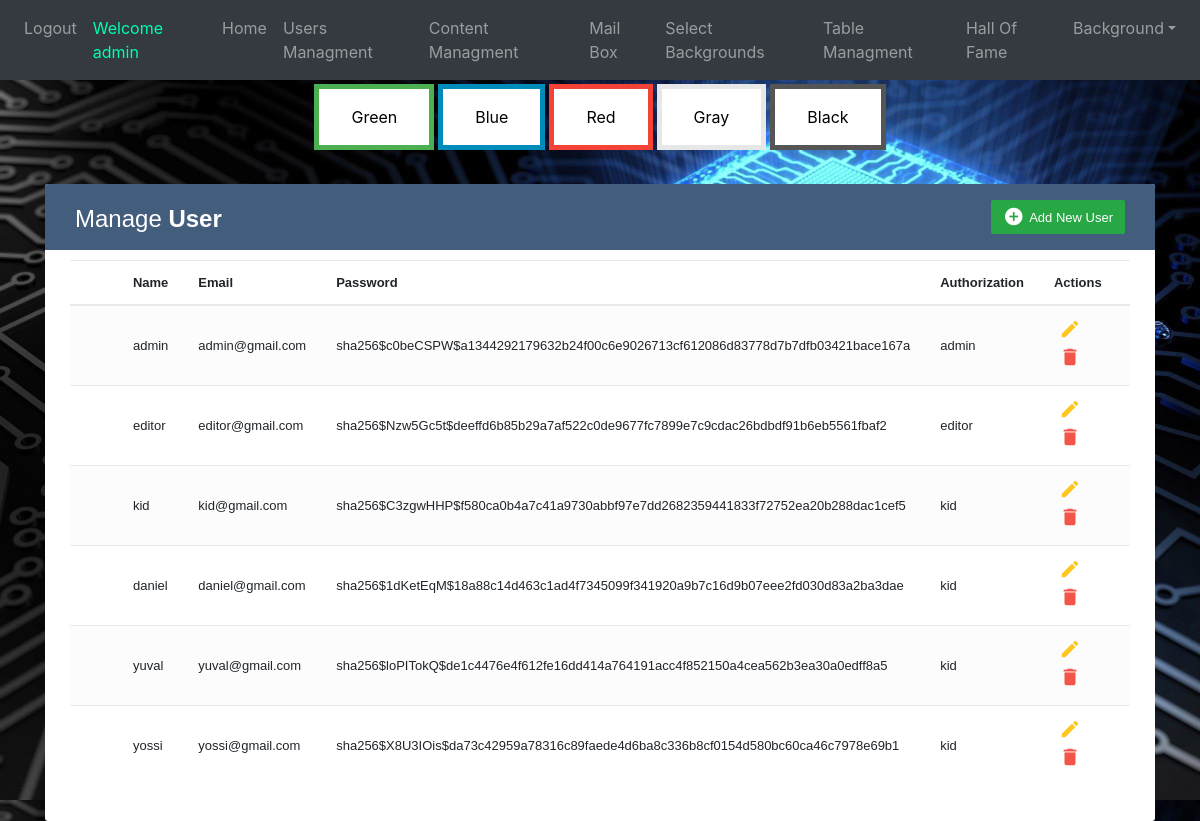
/userManagment (signed in), run on the app's committed database.
### website/models.py (models this page shows)
class User(db.Model, UserMixin):
    id = db.Column(db.Integer, primary_key=True)
    email = db.Column(db.String(150), unique=True)
    password = db.Column(db.String(150))
    first_name = db.Column(db.String(150))
    auth = db.Column(db.String(50))
    background = db.Column(db.String(100))
    scores = db.relationship('Score')

### website/views.py (the view, shortened to what this page needs)
@views.route('/userManagment', methods=['GET', 'POST'])
@login_required
def userManagment():
    back=Background.query.all()
    if current_user.auth=="admin":
        users = User.query.all()
        return render_template("userManagment.html", user= current_user ,alluser=users,background=back)
    elif current_user.auth=="kid":
        flash("No Permission to current user to enter admin page.", category='error')
        return render_template("kidPage.html", user=current_user,background=back)
    else:
        flash("No Permission to current user to enter admin page.", category='error')
        return render_template("editorPage.html", user=current_user,background=back)

### website/__init__.py (called while the page is built)
def create_app():
    app = Flask(__name__)
    app.config['SECRET_KEY'] = 'hjshjhdjah kjshkjdhjs'
    app.config['SQLALCHEMY_DATABASE_URI'] = f'sqlite:///{DB_NAME}'
    db.init_app(app)
    from .views import views
    from .auth import auth
    app.register_blueprint(auth, url_prefix='/')
    app.register_blueprint(views, url_prefix='/')
    from .models import User
    create_database(app)
    login_manager = LoginManager()
    login_manager.login_view = 'auth.login'
    login_manager.init_app(app)
    @login_manager.user_loader
    def load_user(id):
        return User.query.get(int(id))
    return app

### website/templates/userManagment.html (shortened to what this page needs)
{% extends "base.html" %} {% block title %}userManagment{% endblock %} {% block content
    %}
    <!DOCTYPE html>
    <html lang="en">
    <head>
        <link rel="stylesheet" href="https://stackpath.bootstrapcdn.com/bootstrap/4.5.0/css/bootstrap.min.css">
        <link rel="stylesheet" href="https://maxcdn.bootstrapcdn.com/font-awesome/4.7.0/css/font-awesome.min.css">
    </head>
    <body_table>
        <div class="container-xl">
            <div class="table-responsive">
                <div class="table-wrapper">
                    <div class="table-title">
                        <div class="row">
                            <div class="col-sm-6">
                                <h2>Manage <b>User</b></h2>
                            </div>
                            <div class="col-sm-6">
                                <a href="#addEmployeeModal" onClick="add_click(this.id)" class="btn btn-success" data-toggle="modal">
                                    <i class="material-icons">&#xE147;</i> <span>Add New User</span></a>
                            </div>
                        </div>
                    </div>
                    <table class="table table-striped table-hover">
                        <thead>
                            <tr>
                                <th>
                                </th>
                                <th>Name</th>
                                <th>Email</th>
                                <th>Password</th>
                                <th>Authorization</th>
                                <th>Actions</th>
                            </tr>
                        </thead>
                        <tbody>
                            {%for us in alluser%}
                            <tr>
                                <td>
                                </td>
                                <td>{{us.first_name}}</td>
                                <td>{{us.email}}</td>
                                <td>{{us.password}}</td>
                                <td>{{us.auth}}</td>
                                <td>
                                    <a href="#editEmployeeModal"  class="edit" data-toggle="modal">
                                        <i id={{us.id}} class="material-icons"
                                        onClick="edit_click(this.id,'{{us.first_name}}','{{us.email}}','{{us.auth}}')" data-toggle="tooltip" title="Edit">&#xE254;</i></a>
                                    <a href="#deleteEmployeeModal" class="delete" data-toggle="modal"><i id={{us.id}} class="material-icons" onClick="delete_click(this.id)" data-toggle="tooltip" title="Delete">&#xE872;</i></a>
                                </td>
                            </tr>
                            {%endfor%}
                        </tbody>
                    </table>
                </div>
            </div>
        </div>
    </body_table>
</html>
{% endblock %}

### website/templates/base.html (shortened to what this page needs)
<!DOCTYPE html>
<html>
  <head>
    <link
      rel="stylesheet"
      href="https://stackpath.bootstrapcdn.com/bootstrap/4.4.1/css/bootstrap.min.css"
    />
    <link
      rel="stylesheet"
      href="https://stackpath.bootstrapcdn.com/font-awesome/4.7.0/css/font-awesome.min.css"
    />
  </head>
  <body>
    <nav class="navbar navbar-expand-lg navbar-dark bg-dark">
      <div class="collapse navbar-collapse" id="navbar">
        <div class="navbar-nav">
          {% if user.is_authenticated %}
          <a class="nav-item nav-link" onmouseover="logOutSound()" id="logout" href="/logout">Logout</a>
          <a class="nav-item nav-link" style="color: rgb(0, 255, 179);">Welcome {{user.first_name}}</a>
            {% if user.auth=="admin" %}
            <a class="nav-item nav-link" id="managment" href="/adminPage">Home</a>
            <a class="nav-item nav-link" id="managment" href="/userManagment">Users Managment</a>
            <a class="nav-item nav-link" id="managment" href="/contentManagement">Content Managment</a>
            <a class="nav-item nav-link" id="managment" href="/mailBox">Mail Box</a>
            <a class="nav-item nav-link" id="managment" href="/selectBackgrounds">Select Backgrounds</a>
            <a class="nav-item nav-link" id="managment" href="/tableManagment">Table Managment</a>
            <a class="nav-item nav-link" id="managment" href="/hallOfFame">Hall Of Fame</a>
            {% endif %}
          <div class="nav-item dropdown">
            <a class="nav-link dropdown-toggle btnnavbar" href="#" id="navbarDropdownMenuLink" role="button" data-toggle="dropdown" aria-haspopup="true" aria-expanded="false" >Background</a>
          </div>
          {% else %}
          <a class="nav-item nav-link" id="login" href="/">Login</a>
          {% endif %}
        </div>
      </div>
    </nav>
    <div class="d-flex justify-content-center">
      <button class="button button1" onclick="BackGreen()">Green</button>
      <button class="button button2" onclick="BackBlue()">Blue</button>
      <button class="button button3" onclick="BackRed()">Red</button>
      <button class="button button4" onclick="BackGray()">Gray</button>
      <button class="button button5" onclick="BackBlack()">Black</button>
    </div>
    <div class="container-fluid">{% block content %} {% endblock %}</div>
  </body>
</html>

### website/templates/userManagment.html (style rules this page uses)
body_table { color: #566787; background: #f5f5f5; font-family: 'Varela Round', sans-serif; font-size: 13px; }
.table-responsive { margin: 30px 0; }
.table-wrapper { background: #fff; padding: 20px 25px; border-radius: 3px; min-width: 1000px; box-shadow: 0 1px 1px rgba(0,0,0,.05); }
.table-title { padding-bottom: 15px; background: #435d7d; color: #fff; padding: 16px 30px; min-width: 100%; margin: -20px -25px 10px; border-radius: 3px 3px 0 0; }
.table-title h2 { margin: 5px 0 0; font-size: 24px; }
.table-title .btn { color: #fff; float: right; font-size: 13px; border: none; min-width: 50px; border-radius: 2px; border: none; outline: none !important; margin-left: 10px; }
.table-title .btn i { float: left; font-size: 21px; margin-right: 5px; }
.table-title .btn span { float: left; margin-top: 2px; }
table.table tr th, table.table tr td { border-color: #e9e9e9; padding: 12px 15px; vertical-align: middle; }
table.table tr th:first-child { width: 60px; }
table.table tr th:last-child { width: 100px; }
table.table-striped tbody tr:nth-of-type(odd) { background-color: #fcfcfc; }
table.table td:last-child i { opacity: 0.9; font-size: 22px; margin: 0 5px; }
table.table td a { font-weight: bold; color: #566787; display: inline-block; text-decoration: none; outline: none !important; }
table.table td a.edit { color: #FFC107; }
table.table td a.delete { color: #F44336; }
table.table td i { font-size: 19px; }

### data on the page
User: first_name "admin", email "admin@gmail.com", password "sha256$c0beCSPW$a1344292179632b24f00c6e9026713cf612086d83778d7b7dfb03421bace167a", auth "admin"
User: first_name "editor", email "editor@gmail.com", password "sha256$Nzw5Gc5t$deeffd6b85b29a7af522c0de9677fc7899e7c9cdac26bdbdf91b6eb5561fbaf2", auth "editor"
User: first_name "kid", email "kid@gmail.com", password "sha256$C3zgwHHP$f580ca0b4a7c41a9730abbf97e7dd2682359441833f72752ea20b288dac1cef5", auth "kid"
User: first_name "daniel", email "daniel@gmail.com", password "sha256$1dKetEqM$18a88c14d463c1ad4f7345099f341920a9b7c16d9b07eee2fd030d83a2ba3dae", auth "kid"
User: first_name "yuval", email "yuval@gmail.com", password "sha256$loPITokQ$de1c4476e4f612fe16dd414a764191acc4f852150a4cea562b3ea30a0edff8a5", auth "kid"
User: first_name "yossi", email "yossi@gmail.com", password "sha256$X8U3IOis$da73c42959a78316c89faede4d6ba8c336b8cf0154d580bc60ca46c7978e69b1", auth "kid"
